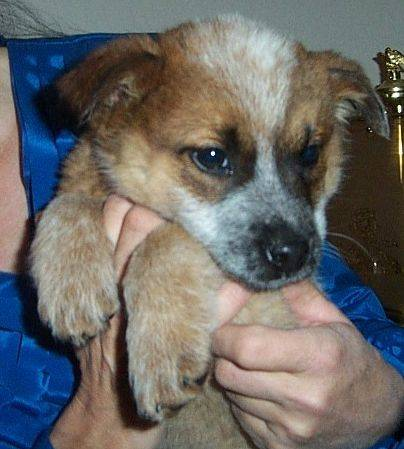
#> input picture cat_dog_100/train/dog/dog.10095.jpg, 404 x 449 px
$ python Trabajo_final.py   (older library calls are emulated)
#> lines starting #> are read from the running program, lines starting #| are printed output that depends on the picture
#!/usr/bin/env python
# coding: utf-8

# In[1]:


import numpy as np
import matplotlib.pyplot as plt
import cv2


# In[ ]:


"""Ideas:
- ampliar rango dinamico
- Podriamos hacer homogenizar el histograma
- Filtro de suavizado
- Filtro de sal y pimienta(sobre todo sal y pimienta)


# In[ ]:


como subir documentos
git pull
modificar
git add . ( o nombre del archivo)
git commit -m "descripcion de los cambios realizados"

"""
# In[4]:

"""
imagen = cv2.imread('cat_dog_100/train/dog/dog.10002.jpg', 0)
print(np.min(imagen), np.max(imagen));
imagenAmpliada = ampliarRangoDin(imagen)
cv2.imshow('imagen original', imagen)
cv2.imshow('imagen ampliada', imagenAmpliada)
cv2.waitKey(0)
cv2.destroyAllWindows()

"""
# In[3]:


def ampliarRangoDin(imagen):
    imagen = np.float32(imagen);
    imagenPlana = imagen.reshape(1, -1)
    pixelesOrd = np.sort(imagenPlana)
    al = np.unique(pixelesOrd)[5]
    ah = np.unique(pixelesOrd)[-6]
    imagenAmpliada = (imagen - al) * (255 /(ah - al))
    np.clip(imagenAmpliada, 0, 255)
    imagenAmpliada = np.uint8(np.clip(imagenAmpliada, 0, 255))
    return imagenAmpliada


# In[18]:


from scipy.ndimage import median_filter
def filtroMediana (imagen, n = None):
    imagen = np.float32(imagen)
    if (n is None):
        n = 3
    ndiv = n //2
    imagen_filtrada = np.zeros_like(imagen)
    imagen_ampliada = cv2.copyMakeBorder(imagen, ndiv, ndiv, ndiv, ndiv, cv2.BORDER_REPLICATE)
    ventana = n * 2 + 1
    imagen_filtrada = median_filter(imagen, size=ventana)

    imagen_filtrada = np.uint8(imagen_filtrada)
    return imagen_filtrada


# In[3]:


from skimage.util import random_noise

imagen = cv2.imread('cat_dog_100/train/dog/dog.10095.jpg', 0)
#> imagen: shape (449, 404); min 0, max 255, mean 105.4
imagen_sp = np.uint8(255 * random_noise(imagen, mode= 's&p', amount = 0.1))
imagenFiltradaMedia = (filtroMediana(imagen_sp))
cv2.imshow('imagen original', imagen_sp)
cv2.imshow('imagen filtrada', imagenFiltradaMedia)
cv2.waitKey(0)
cv2.destroyAllWindows()


# In[12]:


#Redimensionar imagenes
imagen1 = cv2.imread('cat_dog_100/train/dog/dog.10095.jpg', 0)
imagen2 = cv2.imread('cat_dog_100/train/dog/dog.10005.jpg', 0)
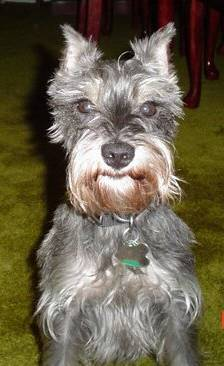
#> input picture cat_dog_100/train/dog/dog.10005.jpg, 224 x 366 px
#> imagen2: shape (366, 224); min 0, max 255, mean 97.9
imagen3 = cv2.imread('cat_dog_100/train/dog/dog.10015.jpg', 0)
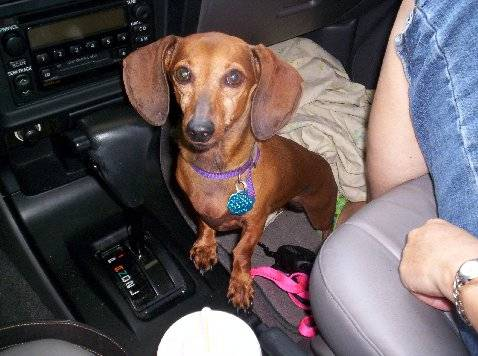
#> input picture cat_dog_100/test/dog/dog.10015.jpg, 478 x 356 px, found by its file name
#> imagen3: shape (356, 478); min 0, max 255, mean 93.5
cv2.imshow('imagen 1', imagen1)
cv2.imshow('imagen 2', imagen2)
cv2.imshow('imagen 3', imagen3)
cv2.waitKey(0)
cv2.destroyAllWindows()
imagenRed1 = cv2.resize(imagen1, (128, 128))
imagenRed2 = cv2.resize(imagen2, (128, 128))
imagenRed3 = cv2.resize(imagen3, (128, 128))
cv2.imshow('imagen 1', imagenRed1)
cv2.imshow('imagen 2', imagenRed2)
cv2.imshow('imagen 3', imagenRed3)
cv2.waitKey(0)
cv2.destroyAllWindows()


# In[13]:


def redimensionar(imagen):
    imagenRed = cv2.resize(imagen, (128, 128))
    return imagenRed


# In[19]:


for i in range(15):
    camino = 'cat_dog_100/train/dog/dog.' + str(10000 + i + 1) + '.jpg'
    imagen1 = cv2.imread(camino, 0)
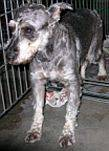
#> input picture cat_dog_100/train/dog/dog.10001.jpg, 109 x 151 px
#> imagen1: shape (151, 109); min 0, max 255, mean 100.5
    # Muestra la imagen en una ventana con un nombre único
    cv2.imshow(f'imagen_{i}', imagen1)  # f'imagen_{i}' genera nombres como 'imagen_0', 'imagen_1', etc.

cv2.waitKey(0)
cv2.destroyAllWindows()


# In[25]:


print(np.mean([3, 5]))


# In[ ]:


#Bordes


# In[36]:


def filtro(imagen, mascara):
    imagen = np.float32(imagen)
    imagen_f = cv2.filter2D(imagen, -1, mascara)
    return imagen_f


# In[37]:


def gradiente(imagen):
    m_g_x = np.array([[-1, -2, -1], [0, 0, 0], [1, 2, 1]] )
    m_g_y = np.array([[-1, 0, 1], [-2, 0, 2], [-1, 0, 1]])
    Ix = filtro(imagen, m_g_x)
    Iy = filtro(imagen, m_g_y)
    E = np.sqrt(Ix**2 + Iy**2)
    Phi = np.arctan2(Ix, Iy)
    return E, Phi


# In[ ]:


# In[38]:


imagen = cv2.imread('cat_dog_100/train/dog/dog.10095.jpg', 0)
E, phi = gradiente(imagen)

cv2.imshow('Magnitudes',E/E.max())
cv2.waitKey(0)
cv2.destroyAllWindows()


# In[29]:


import numpy as np
import cv2 as cv

filename = 'cat_dog_100/train/dog/dog.10009.jpg'
img = cv.imread(filename)
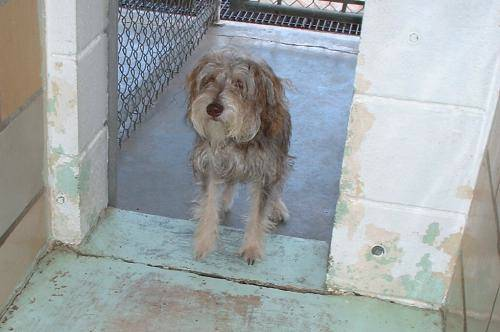
#> input picture cat_dog_100/test/dog/dog.10009.jpg, 500 x 332 px, found by its file name
#> img is the input picture: shape (332, 500, 3); mean B, G, R 165.3, 164, 157.9
img = redimensionar(img)
gray = cv.cvtColor(img,cv.COLOR_BGR2GRAY)

gray = np.float32(gray)
gray = filtroMediana(gray)
dst = cv.cornerHarris(gray,2,3,0.04)

#result is dilated for marking the corners, not important
dst = cv.dilate(dst,None)

# Threshold for an optimal value, it may vary depending on the image.
img[dst>0.01*dst.max()]= 255
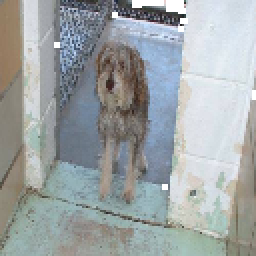
#> img: shape (128, 128, 3) (shown 2 times larger); mean B, G, R 166.3, 165.1, 159

cv.imshow('dst',img)
cv2.waitKey(0)
cv2.destroyAllWindows()


# In[ ]:


#Probar a umbralizar, como en la imagen del platano, sino hay mucha mierda


# In[11]:


def imagen_media_chat(imagen, etiquetas, centros):
    print(centros)
    etiquetas = etiquetas.reshape(imagen.shape)
    imagen_segmentada = np.zeros_like(imagen, dtype=np.float32)
    for i, centro in enumerate(centros):
        imagen_segmentada[etiquetas == i] = centro

    return imagen_segmentada.astype(np.uint8)  # Convertir a uint8 para visualización


# In[12]:


from sklearn.cluster import KMeans
imagen = cv2.imread('cat_dog_100/train/dog/dog.10009.jpg', 0)
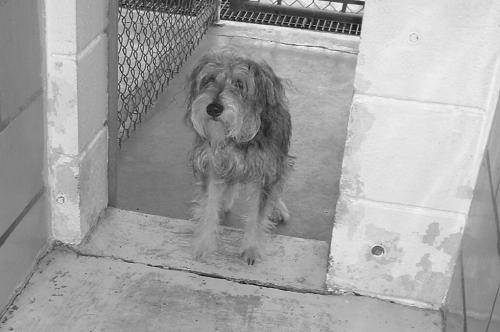
#> imagen: shape (332, 500); min 0, max 255, mean 162.3
kmeans = KMeans(n_clusters = 5, n_init=10)
kmeans.fit(imagen.reshape(-1, 1))
centros = kmeans.cluster_centers_
etiquetas = kmeans.labels_
imagenMedia = imagen_media_chat(imagen, etiquetas, centros)
cv2.imshow('Imagen media', imagenMedia)
cv2.waitKey(0)
cv2.destroyAllWindows()


# In[17]:


def calcular_caracteristicas_hog(imagen, tamano_celda=16, num_bins=9):
    # nos aseguramos de que la imagen esté en escala de grises
    if len(imagen.shape) > 2:
        raise ValueError("La imagen de entrada debe estar en escala de grises")

    # Paso 1: Calculamos el gradiente usando filtros [-1, 0, 1]
    grad_x = cv2.filter2D(imagen, cv2.CV_32F, np.array([[-1, 0, 1]]))
    grad_y = cv2.filter2D(imagen, cv2.CV_32F, np.array([[-1], [0], [1]]))

    # Paso 2: Calculamos la magnitud y orientación del gradiente
    magnitud = np.sqrt(grad_x**2 + grad_y**2)
    orientacion = np.arctan2(grad_y, grad_x) * (180 / np.pi) % 180

    # Paso 3: Dividimos la imagen en celdas
    h, w = imagen.shape
    celdas_x = w // tamano_celda
    celdas_y = h // tamano_celda

    caracteristicas_hog = []

    # Paso 4: Calculamos histogramas para cada celda
    for i in range(celdas_y):
        for j in range(celdas_x):
            # Extraemos la región de la celda
            celda_mag = magnitud[i * tamano_celda:(i + 1) * tamano_celda, j * tamano_celda:(j + 1) * tamano_celda]
            celda_ori = orientacion[i * tamano_celda:(i + 1) * tamano_celda, j * tamano_celda:(j + 1) * tamano_celda]

            # Creamos el histograma para la celda
            histograma = np.zeros(num_bins, dtype=np.float32)
            ancho_bin = 180 / num_bins

            for m in range(celda_mag.shape[0]):
                for n in range(celda_mag.shape[1]):
                    # Determinar el bin para cada píxel
                    indice_bin = int(celda_ori[m, n] // ancho_bin) % num_bins
                    histograma[indice_bin] += celda_mag[m, n]

            # Normalizamos el histograma (norma L2)
            norma = np.linalg.norm(histograma)
            if norma != 0:
                histograma /= norma

            caracteristicas_hog.append(histograma)

    # Paso 5: Concatenamos todos los histogramas para formar el vector de características
    caracteristicas_hog = np.concatenate(caracteristicas_hog)

    return caracteristicas_hog


# In[18]:


def pipeline_completo(imagen_path):
    # Cargar imagen en escala de grises
    imagen = cv2.imread(imagen_path, cv2.IMREAD_GRAYSCALE)
    imagen = cv2.resize(imagen, (128, 128))  # Redimensionar para consistencia

    # 1. Preprocesamiento
    imagen_ampliada = ampliarRangoDin(imagen)
    imagen_suavizada = filtroMediana(imagen_ampliada)

    # 2. Extracción de características HOG
    caracteristicas_hog = calcular_caracteristicas_hog(imagen_suavizada, tamano_celda=16, num_bins=9)

    # 3. Puntos clave (Harris)
    gray = np.float32(imagen_suavizada)
    puntos_harris = cv2.cornerHarris(gray, 2, 3, 0.04)
    puntos_harris = puntos_harris.flatten()[:500]  # Limitar número de puntos clave

    # 4. Segmentación por K-means
    kmeans = KMeans(n_clusters=5, n_init=10)
    kmeans.fit(imagen_suavizada.reshape(-1, 1))
    centros = kmeans.cluster_centers_
    etiquetas = kmeans.labels_
    imagen_segmentada = imagen_media_chat(imagen_suavizada, etiquetas, centros).flatten()

    # 5. Combinar características
    caracteristicas_combinadas = np.hstack([caracteristicas_hog, puntos_harris, imagen_segmentada])

    return caracteristicas_combinadas

# Ejemplo de uso
imagen_path = 'cat_dog_100/train/dog/dog.10095.jpg'
caracteristicas = pipeline_completo(imagen_path)
#> in ampliarRangoDin, `al = np.unique(pixelesOrd)[5]`: al = 5
#> in ampliarRangoDin, `ah = np.unique(pixelesOrd)[-6]`: ah = 234
#> in pipeline_completo, `puntos_harris = cv2.cornerHarris(gray, 2, 3, 0.04)`:
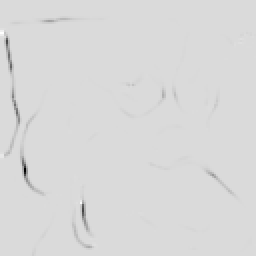
#> puntos_harris: shape (128, 128) float32 (shown 2 times larger); min -9584908, max 1590552, mean -49368.9; drawn with min black and max white
print(f"Vector de características combinado: {caracteristicas.shape}")
#| Vector de características combinado: (17460,)


# In[2]:


from sklearn.svm import SVC
from sklearn.metrics import accuracy_score
from sklearn.metrics import classification_report, confusion_matrix
from sklearn.model_selection import train_test_split
from sklearn.ensemble import RandomForestClassifier
from sklearn.preprocessing import StandardScaler


#> (the run stopped early here; a loop or call above may not have finished)
